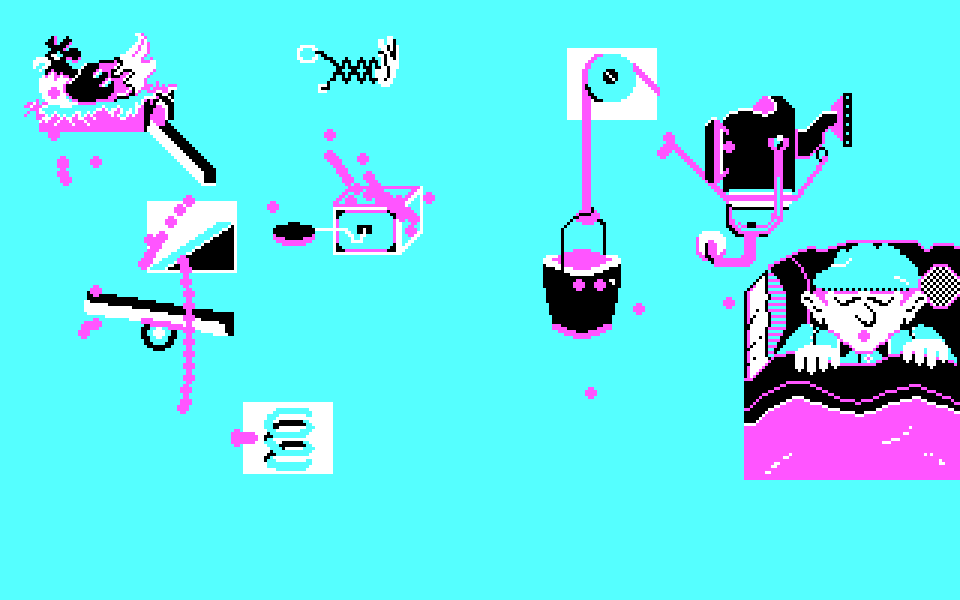

Source code (Python):
"""Ekstrak jalur bola dari skrip ANIMATE (op0x00 waypoint) + overlay ke contraption.
Uji semantik: op0x03/0x0C = set posisi basis; op0x00 = bola di basis+(dx,dy)."""
import os
import sys
import struct
sys.path.insert(0, r"C:\Projects\Creative_Contraptions\port")
os.environ["SDL_VIDEODRIVER"] = "dummy"
import pygame
from cc import cga, assets
from main import Game

D = assets.find_data_dir()
b = open(os.path.join(D, "ANIMATE"), "rb").read()
n = struct.unpack_from("<I", b, 8)[0] // 12
recs = [struct.unpack_from("<BBBBHHI", b, i * 12) for i in range(n)]


def sgn(v):
    return v - 0x100 if v >= 0xc8 else v


def parse_points(script):
    """Kembalikan daftar titik bola (x,y) absolut, mengikuti basis dari op0x03/0x0C."""
    i, nn = 0, len(script)
    bx = by = 0
    pts = []
    while i < nn:
        op = script[i]; i += 1
        if op == 0xFF:
            break
        if op == 0x00:                       # daftar (dx,dy) bola
            while i + 1 < nn and script[i] != 0xFF:
                dx = sgn(script[i]); dy = sgn(script[i + 1]); i += 2
                pts.append((bx + dx, by + dy))
            i += 1
        elif op == 0x08:                     # 1 titik bola
            if i + 1 < nn:
                pts.append((bx + sgn(script[i]), by + sgn(script[i + 1]))); i += 2
        elif op in (0x03, 0x0C):             # set basis (x,y)
            if i + 1 < nn:
                bx = sgn(script[i]); by = sgn(script[i + 1]); i += 2
        elif op == 0x01:                     # daftar sprite frame -> skip s/d ff
            while i < nn and script[i] != 0xFF:
                i += 1
            i += 1
        elif op == 0x02:
            i += 1
        elif op == 0x04:                     # sound variabel
            mode = script[i]; i += 1
            if mode == 1:
                i += 6
            elif mode in (2, 3):
                while i + 1 < nn and not (script[i] == 0xFF and script[i + 1] == 0xFF):
                    i += 1
                i += 2
        elif op in (0x07, 0x09):
            i += 1
        elif op in (0x0A,):
            i += 2
        elif op == 0x11:
            i += 4
        elif op in (0x05, 0x06, 0x0D, 0x0E, 0x0F, 0x10):
            pass
        else:
            break
    return pts


pygame.init()
g = Game(D)
fb = cga.make_framebuffer()
g.chosen_goal = 1
# latar contraption 1
var = g.goals[1][0]
for (y, x, t) in var["zany"]:
    r = g.graph.first_of_major(t)
    if r:
        fb.blit(g.graph.sprite(r), (x, y))
for (y, x, t) in var["mech"]:
    r = g.mechs.first_of_major(t)
    if r:
        fb.blit(g.mechs.sprite(r), (x, y))

# index ANIMATE by id_major
anim_by_major = {}
for (a, mi, h, w, f, ln, off) in recs:
    if ln:
        anim_by_major.setdefault(a, []).append((off, ln))

# untuk tiap part (zany+mech) goal 1: mainkan skrip id_major==tipe relatif ke posisinya
allpts = []
parts = [(y, x, t) for (y, x, t) in var["zany"]] + [(y, x, t) for (y, x, t) in var["mech"]]
for (py, px, typ) in parts:
    for (off, ln) in anim_by_major.get(typ, []):
        for (dx, dy) in parse_points(b[off:off + ln]):
            allpts.append((px + dx, py + dy))
print("titik bola terkumpul (per-part): %d" % len(allpts))
inb = [(x, y) for (x, y) in allpts if 0 <= x < 320 and 0 <= y < 200]
print("dalam layar: %d  contoh: %s" % (len(inb), inb[:12]))
for (x, y) in inb:
    pygame.draw.circle(fb, cga.PALETTE[2], (x, y), 2)
big = pygame.transform.scale(fb, (960, 600))
pygame.image.save(big, r"C:\Projects\Creative_Contraptions\work\ballpath.png")
pygame.quit()
print("-> ballpath.png")
